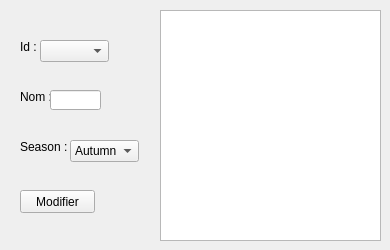
      <widget class="QWidget" name="tab_11">
       <attribute name="title">
        <string>Modifier</string>
       </attribute>
       <widget class="QLabel" name="label_11">
        <property name="geometry">
         <rect>
          <x>20</x>
          <y>40</y>
          <width>47</width>
          <height>13</height>
         </rect>
        </property>
        <property name="text">
         <string>Id :</string>
        </property>
       </widget>
       <widget class="QLabel" name="label_12">
        <property name="geometry">
         <rect>
          <x>20</x>
          <y>90</y>
          <width>47</width>
          <height>13</height>
         </rect>
        </property>
        <property name="text">
         <string>Nom :</string>
        </property>
       </widget>
       <widget class="QLineEdit" name="nom">
        <property name="geometry">
         <rect>
          <x>50</x>
          <y>90</y>
          <width>51</width>
          <height>20</height>
         </rect>
        </property>
       </widget>
       <widget class="QPushButton" name="Modif2">
        <property name="geometry">
         <rect>
          <x>20</x>
          <y>190</y>
          <width>75</width>
          <height>23</height>
         </rect>
        </property>
        <property name="text">
         <string>Modifier</string>
        </property>
       </widget>
       <widget class="QComboBox" name="Comboxid">
        <property name="geometry">
         <rect>
          <x>40</x>
          <y>40</y>
          <width>69</width>
          <height>22</height>
         </rect>
        </property>
       </widget>
       <widget class="QLabel" name="label_14">
        <property name="geometry">
         <rect>
          <x>20</x>
          <y>140</y>
          <width>47</width>
          <height>13</height>
         </rect>
        </property>
        <property name="text">
         <string>Season :</string>
        </property>
       </widget>
       <widget class="QTableView" name="tabmodd_2">
        <property name="geometry">
         <rect>
          <x>160</x>
          <y>10</y>
          <width>221</width>
          <height>231</height>
         </rect>
        </property>
       </widget>
       <widget class="QComboBox" name="comsea">
        <property name="geometry">
         <rect>
          <x>70</x>
          <y>140</y>
          <width>69</width>
          <height>22</height>
         </rect>
        </property>
        <item>
         <property name="text">
          <string>Autumn</string>
         </property>
        </item>
        <item>
         <property name="text">
          <string>Hiver</string>
         </property>
        </item>
        <item>
         <property name="text">
          <string>Printemps</string>
         </property>
        </item>
        <item>
         <property name="text">
          <string>Etee</string>
         </property>
        </item>
       </widget>
      </widget>
